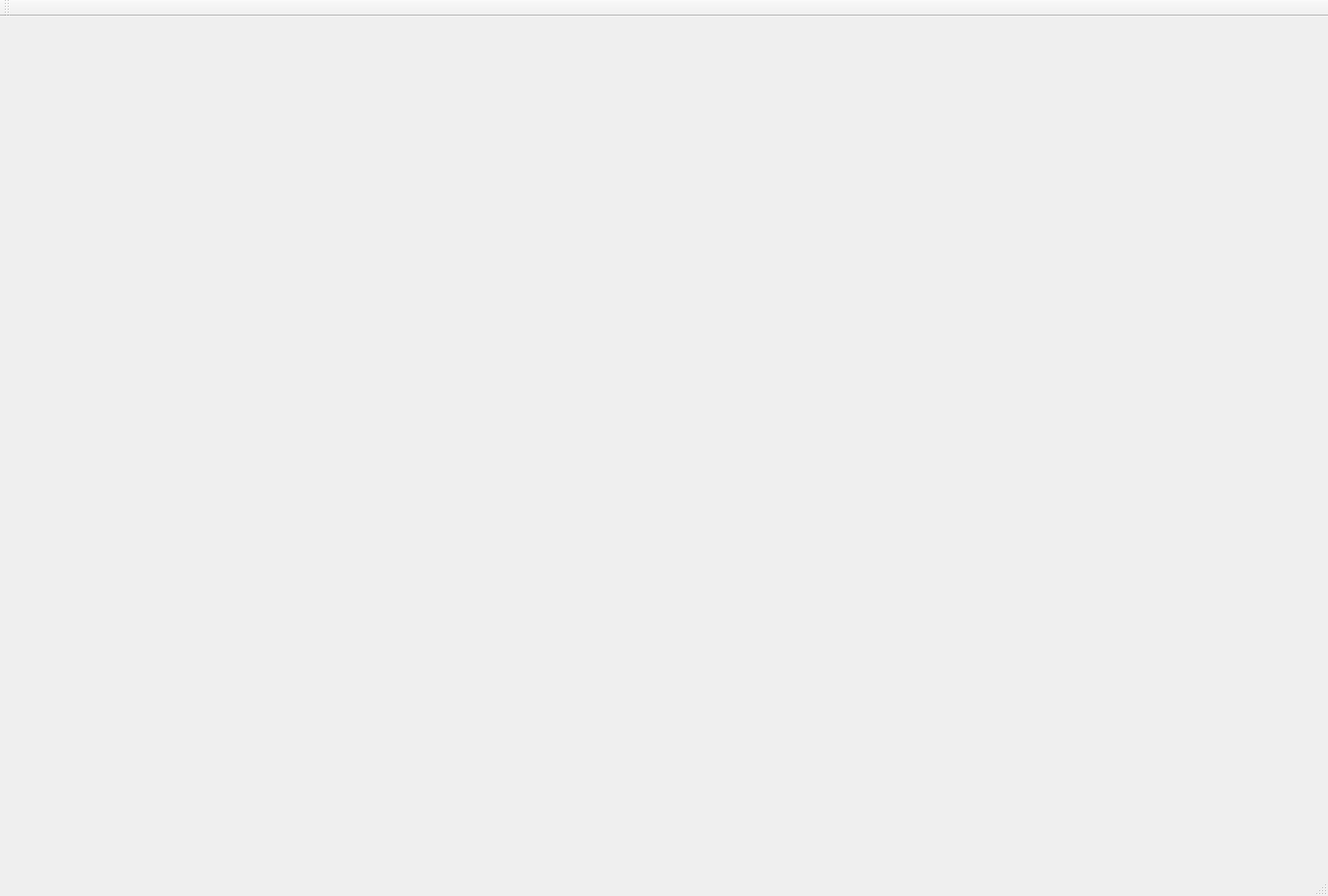
<?xml version="1.0" encoding="UTF-8"?>
<ui version="4.0">
 <class>MainWindow</class>
 <widget class="QMainWindow" name="MainWindow">
  <property name="geometry">
   <rect>
    <x>0</x>
    <y>0</y>
    <width>1365</width>
    <height>921</height>
   </rect>
  </property>
  <property name="windowTitle">
   <string>MainWindow</string>
  </property>
  <widget class="QWidget" name="centralWidget"/>
  <widget class="QMenuBar" name="menuBar">
   <property name="geometry">
    <rect>
     <x>0</x>
     <y>0</y>
     <width>1365</width>
     <height>19</height>
    </rect>
   </property>
  </widget>
  <widget class="QToolBar" name="mainToolBar">
   <attribute name="toolBarArea">
    <enum>TopToolBarArea</enum>
   </attribute>
   <attribute name="toolBarBreak">
    <bool>false</bool>
   </attribute>
  </widget>
  <widget class="QStatusBar" name="statusBar"/>
 </widget>
 <layoutdefault spacing="6" margin="11"/>
 <resources/>
 <connections/>
</ui>
